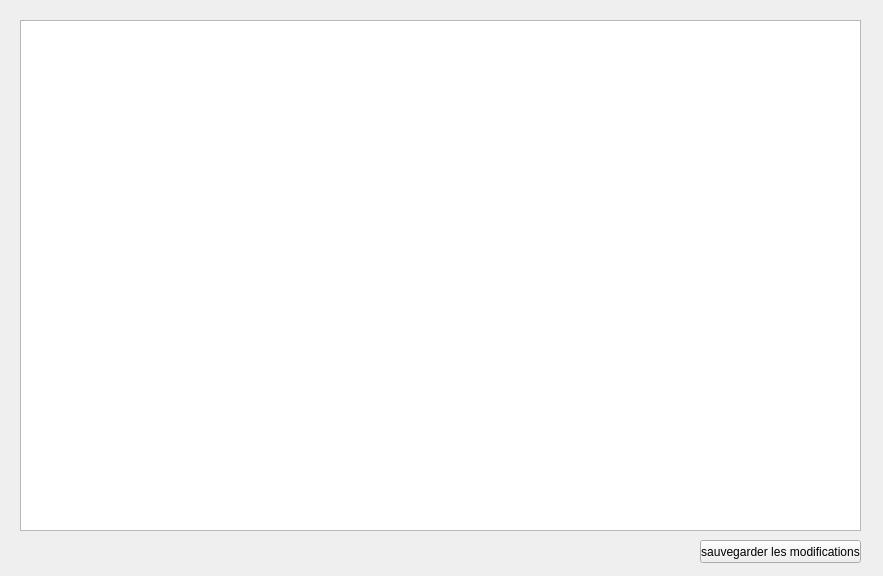
<?xml version="1.0" encoding="UTF-8"?>
<ui version="4.0">
 <class>Form</class>
 <widget class="QWidget" name="Form">
  <property name="geometry">
   <rect>
    <x>0</x>
    <y>0</y>
    <width>883</width>
    <height>576</height>
   </rect>
  </property>
  <property name="windowTitle">
   <string>Form</string>
  </property>
  <widget class="QTableView" name="tableView">
   <property name="geometry">
    <rect>
     <x>20</x>
     <y>20</y>
     <width>841</width>
     <height>511</height>
    </rect>
   </property>
  </widget>
  <widget class="QPushButton" name="save">
   <property name="geometry">
    <rect>
     <x>700</x>
     <y>540</y>
     <width>161</width>
     <height>23</height>
    </rect>
   </property>
   <property name="text">
    <string>sauvegarder les modifications</string>
   </property>
  </widget>
 </widget>
 <resources/>
 <connections/>
</ui>
